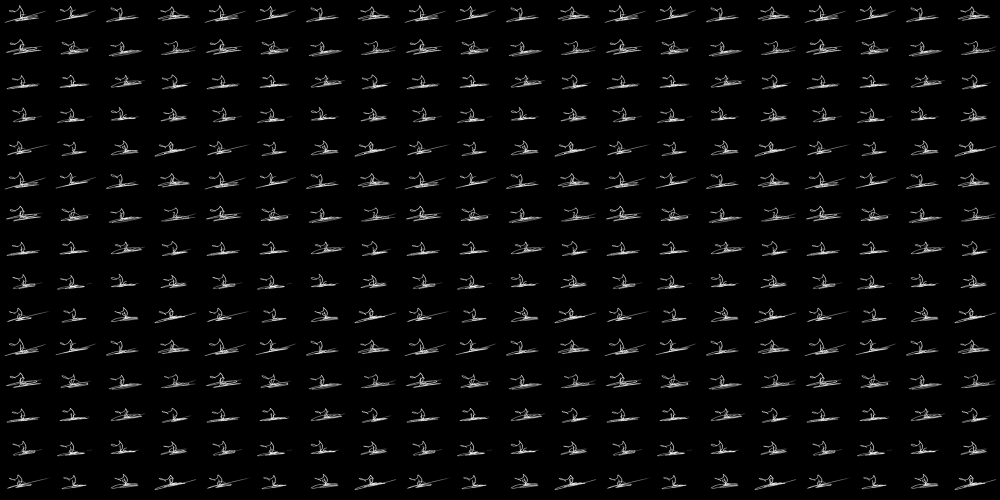
#> input picture caso prueba/input.png, 2000 x 1000 px (shown at 1/2 size)
$ python prueba1.py   (Python 2 division)
#> lines starting #> are read from the running program, lines starting #| are printed output that depends on the picture; after the words box and inside, x2 and y2 are one past the last pixel; in counts of white or black regions, pixels touching at a corner belong together
import numpy as np
import cv2
from matplotlib import pyplot as plt

img = cv2.imread('input.png')
#> img is the input picture: shape (1000, 2000, 3); min 0, max 255, mean 9.6
gray = cv2.cvtColor(img,cv2.COLOR_BGR2GRAY)

# Now we split the image to 5000 cells, each 20x20 size
cells = [np.hsplit(row,100) for row in np.vsplit(gray,50)]
#> cells = 50 items

# Make it into a Numpy array. It size will be (50,100,20,20)
x = np.array(cells)

patito = x[0][0]
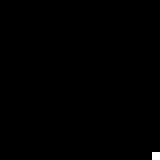
#> patito: shape (20, 20) (shown 8 times larger); values 0 (black) and 3 (white), 0.25% white in thin lines or dots, all inside (x1, y1, x2, y2) = (19, 19, 20, 20)

print len(patito[0])
#| 20

# Now we prepare train_data and test_data.
train = x[:,:50].reshape(-1,400).astype(np.float32) # Size = (2500,400)
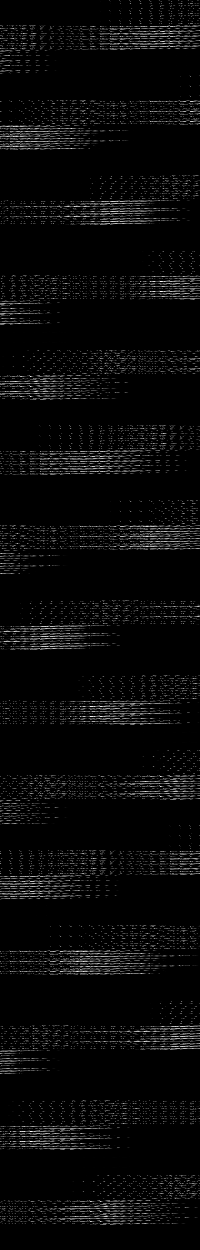
#> train: shape (2500, 400) float32 (shown at 1/2 size); min 0, max 255, mean 9.6
test = x[:,50:100].reshape(-1,400).astype(np.float32) # Size = (2500,400)
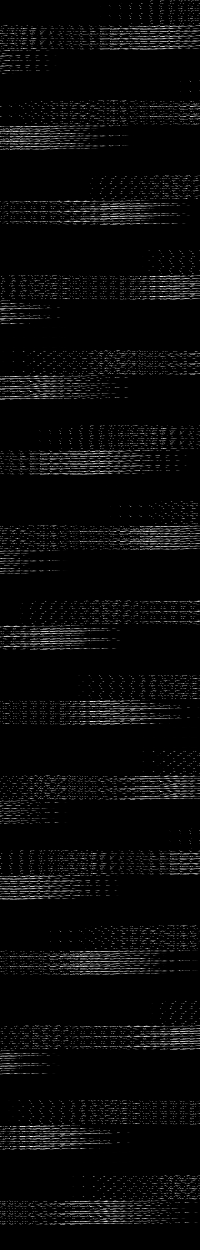
#> test: shape (2500, 400) float32 (shown at 1/2 size); min 0, max 255, mean 9.6

# Create labels for train and test data
k = np.arange(10)
train_labels = np.repeat(k,250)[:,np.newaxis]
test_labels = train_labels.copy()

# Initiate kNN, train the data, then test it with test data for k=1
knn = cv2.KNearest()
#> (the run stopped early here; a loop or call above may not have finished)

$ run again, with caso prueba/digits.png copied over caso prueba/input.png
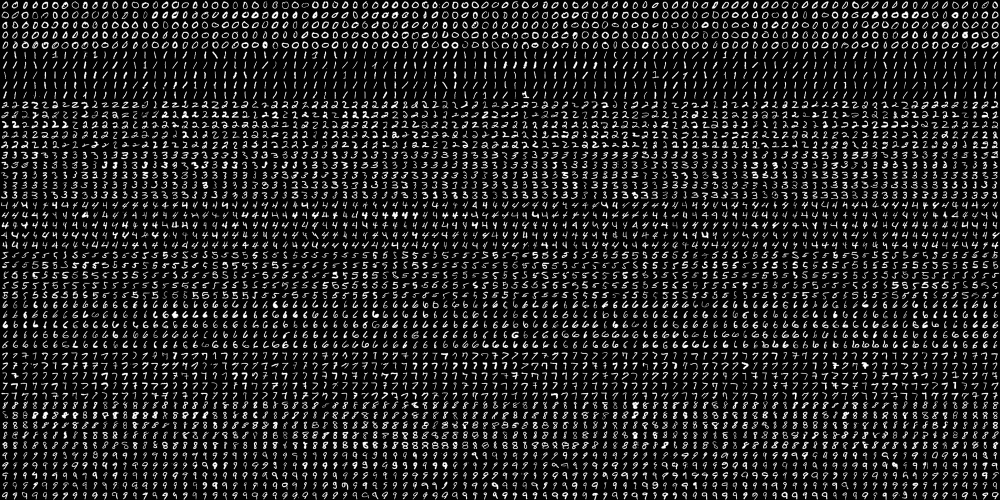
#> input picture caso prueba/digits.png, 2000 x 1000 px (shown at 1/2 size)
#> img is the input picture: shape (1000, 2000, 3); min 0, max 255, mean 33.8
#> cells = 50 items
#| 20
#> `train = x[:,:50].reshape(-1,400).astype(np.float32)`:
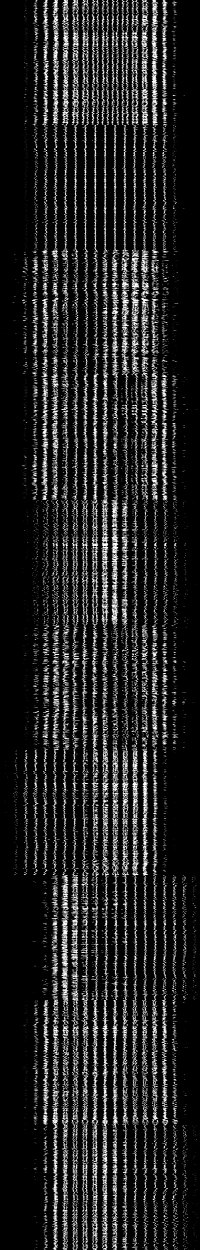
#> train: shape (2500, 400) float32 (shown at 1/2 size); min 0, max 255, mean 33.8
#> `test = x[:,50:100].reshape(-1,400).astype(np.float32)`:
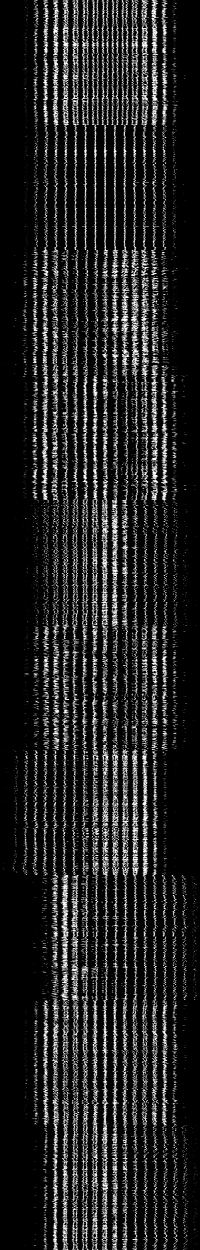
#> test: shape (2500, 400) float32 (shown at 1/2 size); min 0, max 255, mean 33.8
